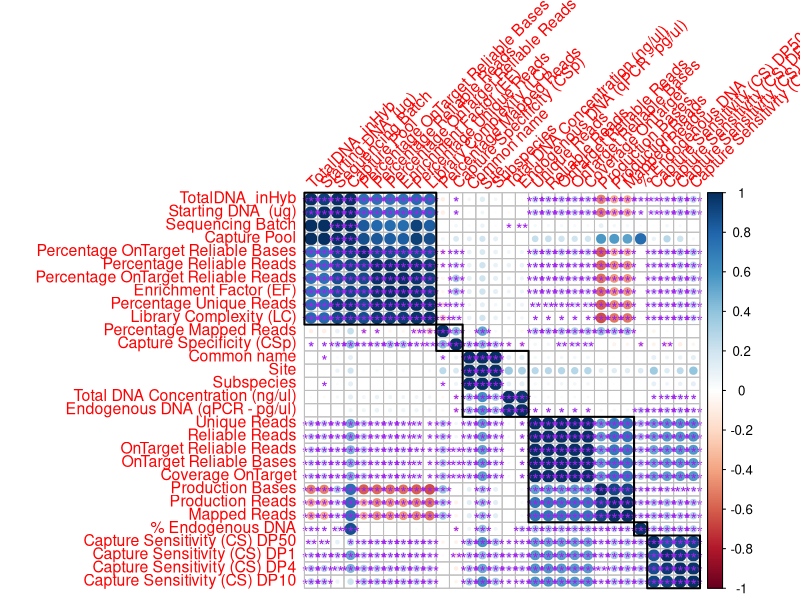
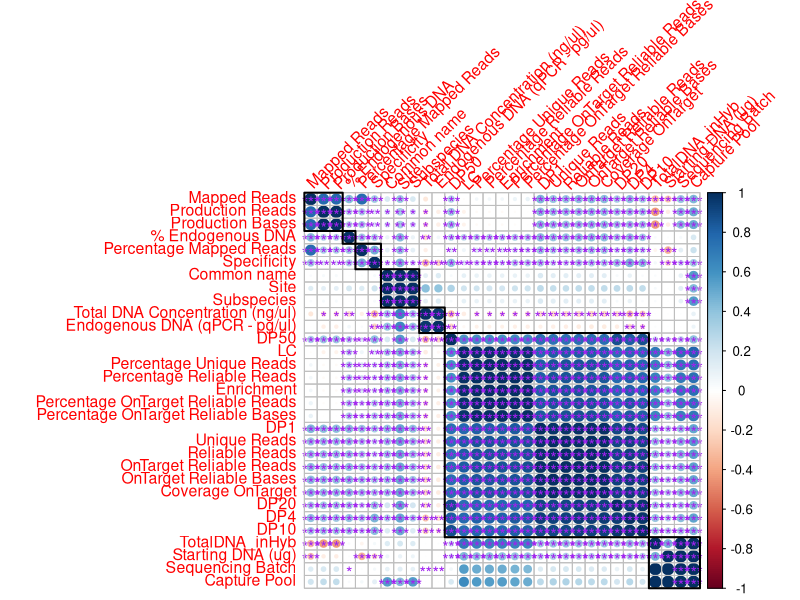
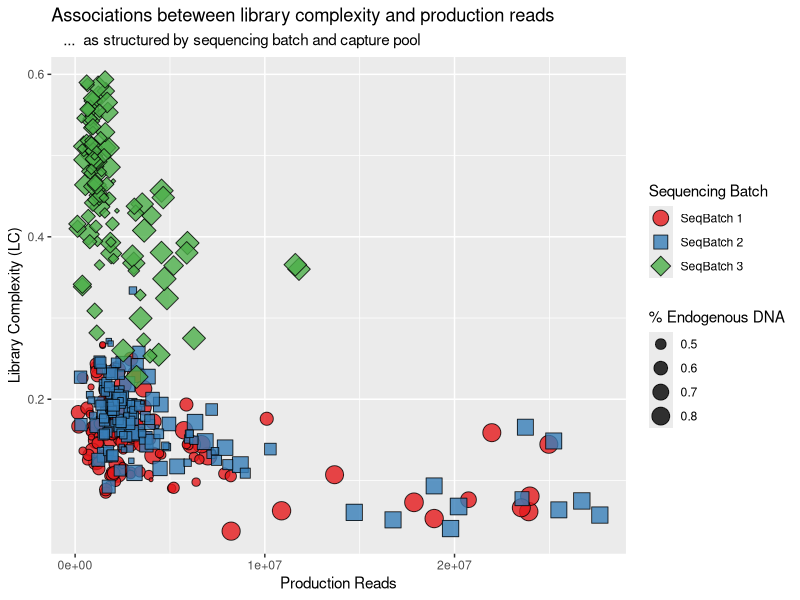
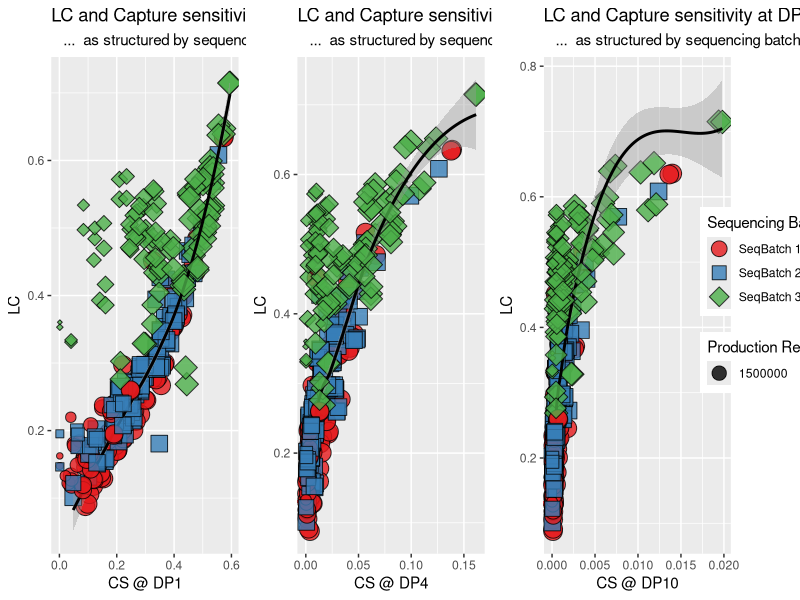
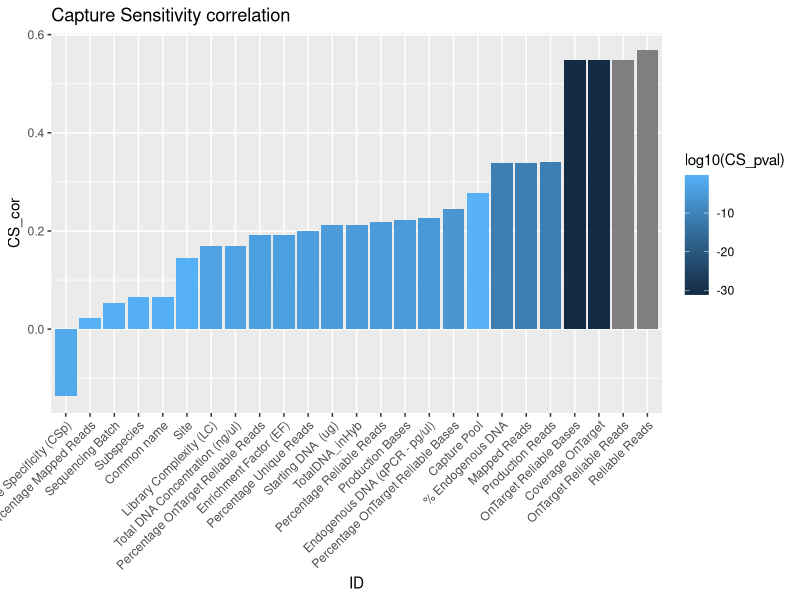
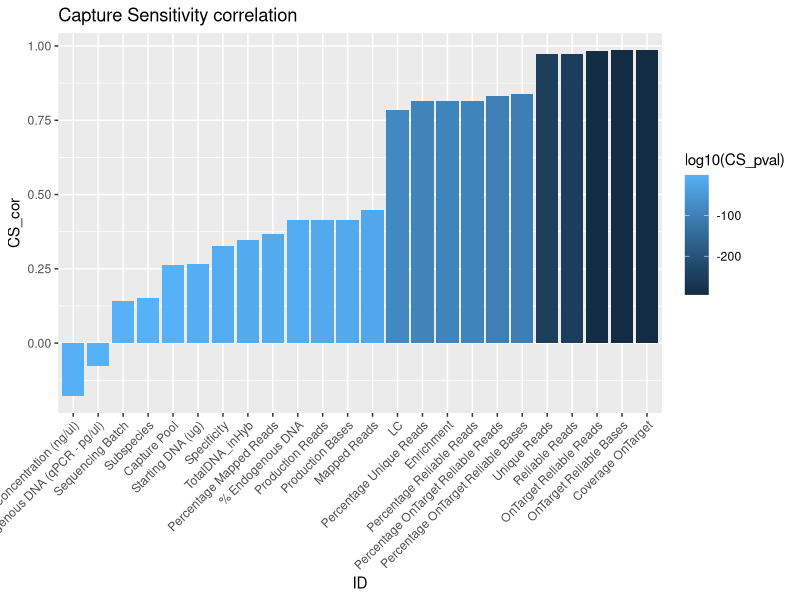
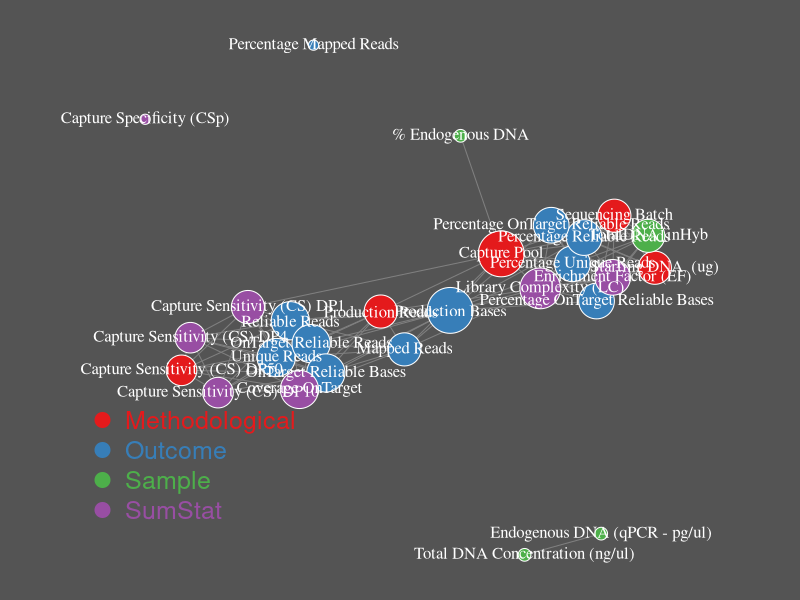
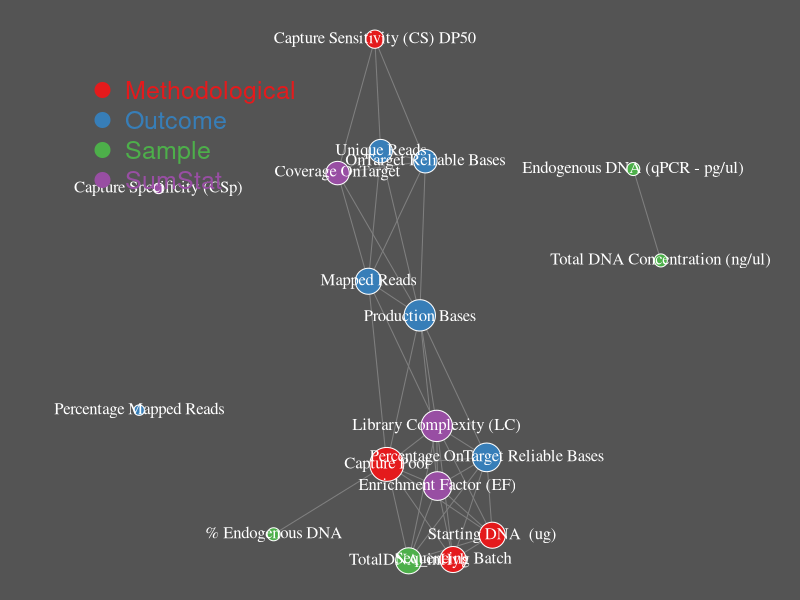

Write R code to recreate these figures, in order.
## ---- chunk 1
knitr::opts_chunk$set(echo = TRUE)

## load necessary libraries
invisible( library(tidyverse) )
library(readxl)
library(corrplot)
library(RColorBrewer)
library(viridis)
library(gridExtra)
#library(cowplot)
## ---- chunk 2
#######################
## Read in the data
#######################
n = excel_sheets("data/SupplementaryMaterial2.xlsx")
##
mydata = sapply(1:length(n), function(x){
  read_excel("data/SupplementaryMaterial2.xlsx", sheet = x)
  })
names(mydata) = n

#######################
## What data is available 
## in each sheet ?
#######################
lapply(mydata, names)
## ---- chunk 3
m = match( unlist( mydata[[4]][,1] ), unlist( mydata[[2]][,1]  ) )

mydata[[4]] =  as_tibble( cbind( mydata[[4]][,1], mydata[[2]][m, -1], mydata[[4]][, -1] ) )

## convert characters to factors
# mydata[[4]] %>% mutate_if(is.character, as.factor) %>% str()

mydata[[4]] = mydata[[4]] %>% mutate_if(is.character, as.factor)

## Set the working data frame to wdata
wdata = mydata[[4]]

wdata = wdata %>% mutate(TotalDNA_inHyb = 1)
w = which(wdata$`Sequencing Batch` == 'SeqBatch 3')
wdata$TotalDNA_inHyb[w] = 2

## ---- chunk 4
m = match( unlist( mydata[[6]][,1] ), unlist( mydata[[6]][,1]  ) )

mydata[[6]] =  as_tibble( cbind( mydata[[6]][,1], mydata[[2]][m, -1], mydata[[6]][, -1] ) )

## convert characters to factors
# mydata[[4]] %>% mutate_if(is.character, as.factor) %>% str()

mydata[[6]] = mydata[[6]] %>% mutate_if(is.character, as.factor)

## Set the working data frame to wdata
downdata = mydata[[6]]

downdata = downdata %>% mutate(TotalDNA_inHyb = 1)
w = which(downdata$`Sequencing Batch` == 'SeqBatch 3')
downdata$TotalDNA_inHyb[w] = 2

## ---- chunk 5
## A function to estimate the correlatino among two factors
factor_on_factor = function(x,y){
  mytable = table(x,y)
  chi2test = chisq.test(mytable, correct=F)
  N = sum(chi2test$observed)
  chi2 = chi2test$statistic
  pval = chi2test$p.value
  ## summary stats
  k <- min(dim(chi2test$observed))
  V <- sqrt(chi2/(N * (k - 1)))
        
  out = c(V, chi2, pval)
  names(out) = c("Crammers_V", "Chi2_stat", "Chi2_pval")
  return(out)
}

## A function to estimate the correlatino among a factor and a number variable
factor_on_numeric = function( cat_values , num_values ){
  wdata = data.frame( cat_values = unlist(cat_values) , num_values = unlist(num_values) )
  fit = lm(num_values ~ cat_values , data = wdata)
  adjrsq = summary(fit)$adj.r.squared
  ####
  a = anova(fit)
  etasq = a[1,2]/sum(a[,2])
  rho = sqrt(etasq)
  fstat = a[1,4]
  pval = a[1,5]
  out = c( etasq , rho,  fstat, pval)
  names(out) = c("Etasq", "rho", "Fstat", "Anova_pval")
  return(out)
}

## A function to estimate the correlatino among a factor and a number variable
numeric_on_numeric = function( x , y ){
  sptest = cor.test( unlist(x) , unlist(y), method = "sp")
  ##
  out = c( sptest$estimate , sptest$p.value)
  names(out) = c("rho",  "Sp_rho_pval")
  return(out)
}

### Function to estimate correlations across a data frame or factors and numbers
Test_DF_Correlations = function(df){
  rhomat = pvalmat = matrix(NA, ncol(df), ncol(df))
  diag(rhomat) = diag(pvalmat) = 1
  for(i in 1:ncol(df)){
    for(j in 1:ncol(df)){
      x = unlist(df[,i]);  y = unlist(df[,j])
      if(class(x) == "factor" & class(y) == "factor" ){
        test = factor_on_factor(x,y)
        rhomat[i,j] = test[1]
        pvalmat[i,j] = test[3]
      } else{
        if(class(x) == "numeric" & class(y) == "numeric"){
          test = numeric_on_numeric(x,y)
          rhomat[i,j] = test[1]
          pvalmat[i,j] = test[2]
        }else{
          if( class(x) == "factor"){
            test = factor_on_numeric(cat_values = x , num_values = y)
            rhomat[i,j] = test[1]
            pvalmat[i,j] = test[2]
          } else {
            test = factor_on_numeric(cat_values = y , num_values = x)
            rhomat[i,j] = test[2]
            pvalmat[i,j] = test[4]
            }
          }
        }
      }
  }
  out = list(RhoMat = rhomat, PvalMat = pvalmat)
  return(out)
  }

## ---- chunk 6
CorMat = Test_DF_Correlations( wdata ) 
rownames(CorMat[[1]]) = colnames(CorMat[[1]]) = names( wdata )
rownames(CorMat[[2]]) = colnames(CorMat[[2]]) = names( wdata )
## ---- chunk 7
corrplot(CorMat[[1]][-1,-1], 
         order = "hclust",
         addrect = 6,
         tl.col = "red", 
         tl.cex = 0.95,  
         tl.srt = 45, method = "cir",
         p.mat = CorMat[[2]][-1,-1],
         insig = "label_sig",
         sig.level = c(.001, .01, .05), 
         #sig.level = 0.05,
         pch.cex = 1.0, 
         pch.col = "purple")
## ---- chunk 8
DownCorMat = Test_DF_Correlations( downdata ) 
rownames(DownCorMat[[1]]) = colnames(DownCorMat[[1]]) = names( downdata )
rownames(DownCorMat[[2]]) = colnames(DownCorMat[[2]]) = names( downdata )
## ---- chunk 9
corrplot(DownCorMat[[1]][-1,-1], 
         order = "hclust",
         addrect = 7,
         tl.col = "red", 
         tl.cex = 0.95,  
         tl.srt = 45, method = "cir",
         p.mat = DownCorMat[[2]][-1,-1],
         insig = "label_sig",
         sig.level = c(.001, .01, .05), 
         #sig.level = 0.05,
         pch.cex = 1.0, 
         pch.col = "purple")
## ---- chunk 10
w = which(is.na(wdata$`Production Reads`))
pcol = brewer.pal(9, "Blues")[-1] 
## a ramp of colors 
pcol = colorRampPalette( pcol )(19)

#wdata %>% ggplot( aes(x = `Production Reads`, y = `Enrichment Factor (EF)`)) +
wdata[-w,] %>% ggplot( aes(x = `Production Reads`, y = `Library Complexity (LC)`)) +
  #geom_point(aes(fill = `Capture Pool`, shape = `Sequencing Batch`,  size = `% Endogenous DNA`), alpha = 0.8 ) +
  geom_point(aes(fill = `Sequencing Batch`, shape = `Sequencing Batch`,  size = `% Endogenous DNA`), alpha = 0.8 ) +
  scale_shape_manual(values=c(21, 22, 23)) +
  scale_fill_brewer(palette = "Set1") +
  #scale_fill_manual(values = pcol) +
  guides(fill = guide_legend(override.aes = list(size = 5) ) ) +
  labs(title = "Associations beteween library complexity and production reads", 
       subtitle ="   ...  as structured by sequencing batch and capture pool") 
  

## ---- chunk 11
w = which(downdata$`Production Reads` < 1500000)

pcol = brewer.pal(9, "Blues")[-1] 
## a ramp of colors 
pcol = colorRampPalette( pcol )(19)

################################
##  DP1
################################

p = downdata[-w,] %>% ggplot( aes(x = `DP1`, y = `LC`)) +
  geom_point(aes(fill = `Sequencing Batch`, shape = `Sequencing Batch`,  size = `Production Reads`), alpha = 0.8 ) +
  geom_smooth(method = "loess", color = "black") +
  scale_shape_manual(values=c(21, 22, 23)) +
  scale_fill_brewer(palette = "Set1") +
  #scale_fill_manual(values = pcol) +
  guides(fill = guide_legend(override.aes = list(size = 5) ) ) +
  labs(title = "LC and Capture sensitivity at DP1", 
       subtitle ="   ...  as structured by sequencing batch",
       x = "CS @ DP1") 

##################



p1 = p + downdata[w,] %>%
  geom_point(mapping = aes(x = `DP1`, y = `LC`, 
                           fill = `Sequencing Batch`, 
                           shape = `Sequencing Batch`,  
                           size = `Production Reads`), alpha = 0.8 ) + 
  theme(legend.position = "none")

################################
##  DP4
################################
p = downdata[-w,] %>% ggplot( aes(x = `DP4`, y = `LC`)) +
  geom_point(aes(fill = `Sequencing Batch`, shape = `Sequencing Batch`,  size = `Production Reads`), alpha = 0.8 ) +
  geom_smooth(method = "loess", color = "black") +
  scale_shape_manual(values=c(21, 22, 23)) +
  scale_fill_brewer(palette = "Set1") +
  #scale_fill_manual(values = pcol) +
  guides(fill = guide_legend(override.aes = list(size = 5) ) ) +
  labs(title = "LC and Capture sensitivity at DP4", 
       subtitle ="   ...  as structured by sequencing batch",
       x = "CS @ DP4") 

##################

p4 = p + downdata[w,] %>%
  geom_point(mapping = aes(x = `DP4`, y = `LC`, 
                           fill = `Sequencing Batch`, 
                           shape = `Sequencing Batch`,  
                           size = `Production Reads`), alpha = 0.8 ) + 
  theme(legend.position = "none")

################################
##  DP10
################################
p = downdata[-w,] %>% ggplot( aes(x = `DP10`, y = `LC`)) +
  geom_point(aes(fill = `Sequencing Batch`, shape = `Sequencing Batch`,  size = `Production Reads`), alpha = 0.8 ) +
  geom_smooth(method = "loess", color = "black") +
  scale_shape_manual(values=c(21, 22, 23)) +
  scale_fill_brewer(palette = "Set1") +
  #scale_fill_manual(values = pcol) +
  guides(fill = guide_legend(override.aes = list(size = 5) ) ) +
  labs(title = "LC and Capture sensitivity at DP10", 
       subtitle ="   ...  as structured by sequencing batch",
       x = "CS @ DP10") 

##################

p10 = p + downdata[w,] %>%
  geom_point(mapping = aes(x = `DP10`, y = `LC`, 
                           fill = `Sequencing Batch`, 
                           shape = `Sequencing Batch`,  
                           size = `Production Reads`), alpha = 0.8 ) 

l = cowplot::get_legend(p)

p10 = p10 + theme(legend.position = "none")


grid.arrange(p1, p4, p10, l, nrow = 1, widths = c(4,4,4,1))

## ---- chunk 12

#x = sort( CorMat[[1]][-26,26] ); barplot(x)

df = tibble( ID = colnames( CorMat[[1]] ) , 
             CS_cor = unlist( CorMat[[1]][,"Capture Sensitivity (CS) DP1"]),
             CS_pval = unlist( CorMat[[2]][,"Capture Sensitivity (CS) DP1"]))

## change order to increasing values
o = order(df$CS_cor)
df = df[o,]
df = df[1:25, ]
### set ploting order with factor 
df$ID <- factor(df$ID, levels = df$ID)

### plot
(
  p <- df %>% ggplot( aes( x = ID, y = CS_cor ) ) +
    geom_bar(stat="identity", aes(fill = log10(CS_pval) )) +
    labs(title = "Capture Sensitivity correlation") +
    theme(axis.text.x = element_text(angle = 45,  hjust = 1))
)

## ---- chunk 13

#x = sort( CorMat[[1]][-26,26] ); barplot(x)

df = tibble( ID = colnames( DownCorMat[[1]] ) , 
             CS_cor = unlist( DownCorMat[[1]][,"DP1"]),
             CS_pval = unlist( DownCorMat[[2]][,"DP1"]))
df = df[-c(1,2,4,27:31), ]

## change order to increasing values
o = order(df$CS_cor)
df = df[o,]
#df = df[1:25, ]
### set ploting order with factor 
df$ID <- factor(df$ID, levels = df$ID)

### plot
(
  p <- df %>% ggplot( aes( x = ID, y = CS_cor ) ) +
    geom_bar(stat="identity", aes(fill = log10(CS_pval) )) +
    labs(title = "Capture Sensitivity correlation") +
    theme(axis.text.x = element_text(angle = 45,  hjust = 1))
)

## ---- chunk 14
#library(network)
library(igraph)

#############################
## Make Adjecency Matrix
#############################

# x = CorMat[[2]][-c(1:4), -c(1:4)]
# adjMat = x
# adjMat[ x > 0.00001] = 0
# adjMat[ x <= 0.00001] = 1
# diag(adjMat) = 0

x = CorMat[[1]][-c(1:4), -c(1:4)]
adjMat = abs( x )
adjMat[adjMat < 0.5] = 0

#############################
## Categorize the Nodes
#############################
n = colnames(adjMat)
nodecats = c( rep("Sample", 3), rep("Methodological", 4), rep("Outcome",11), rep("SumStat", 7 ), "Methodological" )
pcol_o = brewer.pal(nlevels(as.factor(nodecats)), "Set1")
pcol <- pcol_o[as.numeric(as.factor(nodecats))]

#############################
## Generate network
#############################
network <- graph_from_adjacency_matrix(adjMat, weighted=T, mode="undirected", diag=F)

## estimate degree for each node
deg <- degree(network, mode="all")

#############################
## Make Plot
#############################
par(bg="grey33", mar=c(0,0,0,0))
plot(network, 
    #layout=layout.sphere,
    #layout=layout.circle,
    layout=layout.fruchterman.reingold,
    vertex.color = pcol,          # Node color
    vertex.label.color="white",
    vertex.frame.color = "white",   # Node border color
    vertex.shape= "circle",         # One of “none”, “circle”, “square”, “csquare”, “rectangle” “crectangle”, “vrectangle”, “pie”, “raster”, or “sphere”
    vertex.size=deg+4,                  # Size of the node (default is 15)
    #vertex.size2=NA,
    edge.color = "grey50",
    #edge.arrow.size=0
    )
legend("bottomleft", 
       legend=levels(as.factor(nodecats)), 
       col = pcol_o, 
       bty = "n", 
       pch=20 , 
       pt.cex = 3, 
       cex = 1.5, 
       text.col=pcol_o, 
       horiz = FALSE, 
       inset = c(0.1, 0.1))


## ---- chunk 15
#############################
## Data Reductions
#############################

### to do computationally -- LATER

#############################
## Make Adjecency Matrix
#############################

# x = CorMat[[2]][-c(1:4), -c(1:4)]
# adjMat = x
# adjMat[ x > 0.00001] = 0
# adjMat[ x <= 0.00001] = 1
# diag(adjMat) = 0

x = CorMat[[1]][-c(1:4,11, 16:19, 21, 27:29), -c(1:4,11, 16:19, 21, 27:29)]
adjMat = abs( x )
adjMat[adjMat < 0.5] = 0

#############################
## Categorize the Nodes
#############################
n = colnames(adjMat)
nodecats = c( rep("Sample", 3), rep("Methodological", 3), rep("Outcome",6), rep("SumStat", 4 ), "Methodological" )
pcol_o = brewer.pal(nlevels(as.factor(nodecats)), "Set1")
pcol <- pcol_o[as.numeric(as.factor(nodecats))]

#############################
## Generate network
#############################
network <- graph_from_adjacency_matrix(adjMat, weighted=T, mode="undirected", diag=F)

## estimate degree for each node
deg <- degree(network, mode="all")

#############################
## Make Plot
#############################
par(bg="grey33", mar=c(0,0,0,0))
plot(network, 
    #layout=layout.sphere,
    #layout=layout.circle,
    layout=layout.fruchterman.reingold,
    vertex.color = pcol,          # Node color
    vertex.label.color="white",
    vertex.frame.color = "white",   # Node border color
    vertex.shape= "circle",         # One of “none”, “circle”, “square”, “csquare”, “rectangle” “crectangle”, “vrectangle”, “pie”, “raster”, or “sphere”
    vertex.size=deg+4,                  # Size of the node (default is 15)
    #vertex.size2=NA,
    edge.color = "grey50",
    #edge.arrow.size=0
    )
legend("topleft", 
       legend=levels(as.factor(nodecats)), 
       col = pcol_o, 
       bty = "n", 
       pch=20 , 
       pt.cex = 3, 
       cex = 1.5, 
       text.col=pcol_o, 
       horiz = FALSE, 
       inset = c(0.1, 0.1))


## ---- chunk 16
#############################
## Data Reductions
#############################

Dmat = as.dist( na.omit( 1 - abs(DownCorMat[[1]]) ) )
tree = hclust(Dmat, method = "complete")
# plot(tree, hang = -1)

#############################
## Make Adjecency Matrix
#############################

# x = CorMat[[2]][-c(1:4), -c(1:4)]
# adjMat = x
# adjMat[ x > 0.00001] = 0
# adjMat[ x <= 0.00001] = 1
# diag(adjMat) = 0
r = c(1:4, 12, 14, 16, 17,20, 21, 22, 28:31)
x = DownCorMat[[1]][-r, -r]
adjMat = abs( x )
adjMat[adjMat < 0.5] = 0

#############################
## Categorize the Nodes
#############################
n = colnames(adjMat)
nodecats = c( rep("Sample", 3), rep("Methodological", 3), rep("Outcome",6), rep("SumStat", 4 ), "Methodological" )
pcol_o = brewer.pal(nlevels(as.factor(nodecats)), "Set1")
pcol <- pcol_o[as.numeric(as.factor(nodecats))]

#############################
## Generate network
#############################
network <- graph_from_adjacency_matrix(adjMat, weighted=T, mode="undirected", diag=F)

## estimate degree for each node
deg <- degree(network, mode="all")

#############################
## Make Plot
#############################
par(bg="grey33", mar=c(0,0,0,0))
plot(network, 
    #layout=layout.sphere,
    #layout=layout.circle,
    layout=layout.fruchterman.reingold,
    vertex.color = pcol,          # Node color
    vertex.label.color="white",
    vertex.frame.color = "white",   # Node border color
    vertex.shape= "circle",         # One of “none”, “circle”, “square”, “csquare”, “rectangle” “crectangle”, “vrectangle”, “pie”, “raster”, or “sphere”
    vertex.size=deg+4,                  # Size of the node (default is 15)
    #vertex.size2=NA,
    edge.color = "grey50",
    #edge.arrow.size=0
    )
legend("topleft", 
       legend=levels(as.factor(nodecats)), 
       col = pcol_o, 
       bty = "n", 
       pch=20 , 
       pt.cex = 3, 
       cex = 1.5, 
       text.col=pcol_o, 
       horiz = FALSE, 
       inset = c(0.1, 0.1))


## ---- chunk 17
w = which(is.na(wdata$`Production Reads`))
pcol = brewer.pal(9, "Blues")[-1] 
## a ramp of colors 
pcol = colorRampPalette( pcol )(19)


wdata[-w,] %>% mutate(NCS = `Capture Sensitivity (CS) DP1` / `Production Reads`) %>%  ggplot( aes(x = `Endogenous DNA (qPCR - pg/ul)`, y = `Capture Sensitivity (CS) DP1`)) +
  #geom_point(aes(fill = `Sequencing Batch`, shape = `Sequencing Batch`,  size = `% Endogenous DNA`), alpha = 0.5 ) +
  #geom_point(aes(fill = `Sequencing Batch`, shape = `Sequencing Batch`,  size = log10(`Production Reads`)), alpha = 0.5 ) +
  geom_point(aes(fill = `Capture Pool`, shape = `Sequencing Batch`,  size = log10(`Production Reads`)), alpha = 0.5 ) +
  geom_smooth(  method = "loess") +
  scale_shape_manual(values=c(21, 22, 23)) +
  #scale_fill_brewer(palette = "Set1") +
  scale_fill_manual(values = rainbow(nlevels(wdata$`Capture Pool`)) ) +
  guides(fill = guide_legend(override.aes = list(size = 5, color = rainbow(nlevels(wdata$`Capture Pool`))) ) ) +
  labs(title = "Associations beteween Endogenous DNA concentration and capture Sensitivity", 
       subtitle ="     as structured by sequencing batch") 
  

## ---- chunk 18


wdata[-w,] %>% ggplot( aes(y = `Endogenous DNA (qPCR - pg/ul)`, x = `Capture Pool`)) +
  geom_boxplot(fill = gray.colors(nlevels(wdata$`Capture Pool`) ), outlier.colour="red", outlier.shape=16, outlier.size=2, notch=FALSE) +
  geom_jitter(shape=16, position=position_jitter(0.2), color = "blue") +
  labs(title = "eDNA concentration by capture pool") 
  

## ---- chunk 19

cols2test = c(2:3, 4:23, 25, 30)
UnivarateANOVA = matrix(NA, length(cols2test), 2)
for(i in 1:length(cols2test) ){
  x = unlist(wdata[,cols2test[i] ])
  test = class( x )
  ###
  
    fit = lm(wdata$`Capture Sensitivity (CS) DP1` ~  x)
  
  ###
  a = anova(fit)
  eta = a[1,2]/sum(a[,2])
  pval = a[1, 5]
  out = c(eta, pval)
  ##
  UnivarateANOVA[i, ] = out
  }

rownames(UnivarateANOVA) = colnames(wdata)[cols2test]
colnames(UnivarateANOVA) = c("eta","pval")

## order
o = order(UnivarateANOVA[,1], decreasing = TRUE)
UnivarateANOVA = UnivarateANOVA[o,]

## ---- chunk 20
df = tibble(ID = rownames(UnivarateANOVA), eta = UnivarateANOVA[,1], pvals = UnivarateANOVA[,2])
### maintain model order for the plot 
df$ID <- factor(df$ID, levels = df$ID)

### plot
(
  p <- df %>% ggplot( aes( x = ID, y = eta ) ) +
    geom_bar(stat="identity", aes(fill = log10(pvals) )) +
    labs(title = "Univariate ANOVA for capture sensitivity")+
    theme(axis.text.x = element_text(angle = 45,  hjust = 1))
)
## ---- chunk 21
library(car)
##############################
## fit a simple linear model
##############################
fit = lm( `Capture Sensitivity (CS) DP1` ~ `Total DNA Concentration (ng/ul)` + 
            `Endogenous DNA (qPCR - pg/ul)` +
            `% Endogenous DNA` +
            `Capture Pool` + 
            `TotalDNA_inHyb` + 
            `Sequencing Batch` + 
            `Production Reads` +
            `Unique Reads`
            , data = wdata )

fit = lm( `Capture Sensitivity (CS) DP1` ~ `Total DNA Concentration (ng/ul)` + 
            `Endogenous DNA (qPCR - pg/ul)` +
            `% Endogenous DNA` +
            `TotalDNA_inHyb` + 
            `Production Reads` +
            `Unique Reads`
            , data = wdata )


##############################
## are model residuals normal ?
##############################
W = shapiro.test(residuals(fit))

#############################
##  estiamte SS and VarExp
##  assuming an TypeI hierarchical
##  ANOVA
#############################

(a = anova(fit) )
eta = a[, 2]/ sum(a[,2])
names(eta) = rownames(a)


summary(fit)

## ---- chunk 22
df = tibble(ID = names(eta) , eta = eta, pvals = a[, 5])
### maintain model order for the plot 
df$ID <- factor(df$ID, levels = df$ID)

### plot
(
  p <- df %>% ggplot( aes( x = ID, y = eta ) ) +
    geom_bar(stat="identity", aes(fill = log10(pvals) )) +
    labs(title = "Type I ANOVA for capture sensitivity", 
         subtitle = paste0( "       Shapiro's W-stat for residuals of fitted model = ", signif(W$statistic, d = 4) )) +
    theme(axis.text.x = element_text(angle = 45,  hjust = 1))
)

